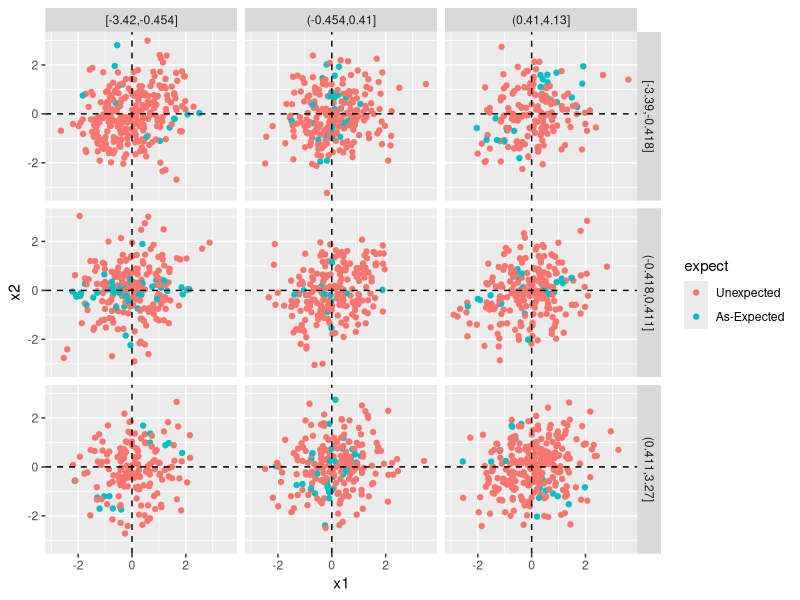

The R source for this figure:
## Invert data

library(MASS)
library(tidyverse)

a <- 0
b <- 0.3
sdev1 <- 1
sdev2 <- 1
rho <- 0.2
S <- cbind(c(sdev1^2, rho * sdev1 * sdev2),
           c(rho * sdev1 * sdev2, sdev2^2))

r <- replicate(2000, {
    x <- mvrnorm(2, c(0, 0), S)
    z <- crossprod(x)
    s <- prod(sqrt(diag(z)))
    r <- z[1,2] / s
    tibble(x1 = x[1, 1], x2 = x[1, 2],
           x3 = x[2, 1], x4 = x[2, 2],
           expect = between(r, a, b))
}, simplify = FALSE) |>
    bind_rows() |>
    mutate(expect = factor(expect,
                           labels = c("Unexpected", "As-Expected")))
r

r |>
    mutate(x3 = cut_number(x3, 3)) |>
    mutate(x4 = cut_number(x4, 3)) |>
    ggplot(aes(x1, x2)) +
    geom_point(aes(color = expect)) +
    geom_hline(yintercept = 0, lty = 2) +
    geom_vline(xintercept = 0, lty = 2) +
    facet_grid(row = vars(x3),
               col = vars(x4))

